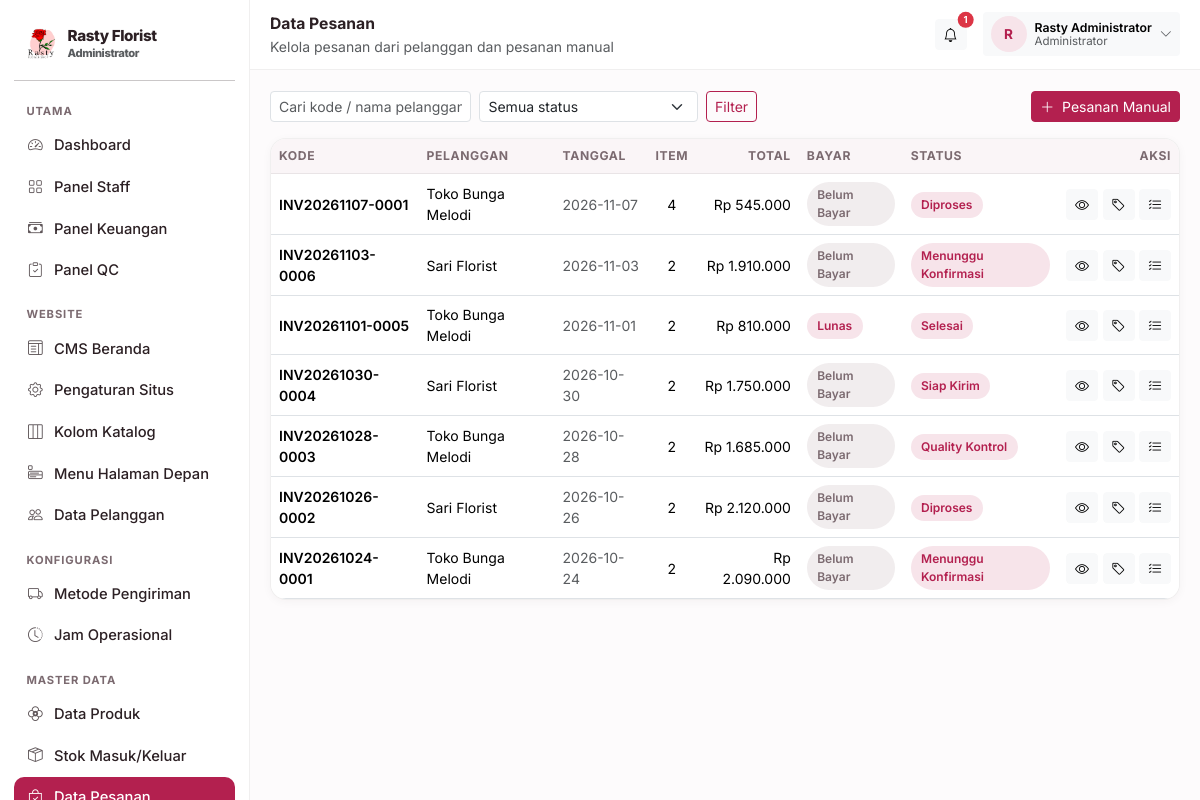
/staff/pesanan (signed in), run on the app's committed database.
### tables this page shows
CREATE TABLE settings (
    key TEXT PRIMARY KEY,
    value TEXT
);

CREATE TABLE users (
    id INTEGER PRIMARY KEY AUTOINCREMENT,
    username TEXT UNIQUE NOT NULL,
    password_hash TEXT NOT NULL,
    nama TEXT NOT NULL,
    role TEXT NOT NULL,
    telepon TEXT DEFAULT '',
    email TEXT DEFAULT '',
    alamat TEXT DEFAULT '',
    aktif INTEGER NOT NULL DEFAULT 1,
    created_at TEXT NOT NULL
);

CREATE TABLE orders (
    id INTEGER PRIMARY KEY AUTOINCREMENT,
    kode TEXT UNIQUE NOT NULL,
    user_id INTEGER,
    nama_pelanggan TEXT NOT NULL,
    telepon TEXT DEFAULT '',
    alamat TEXT DEFAULT '',
    catatan TEXT DEFAULT '',
    subtotal INTEGER NOT NULL DEFAULT 0,
    ongkir INTEGER NOT NULL DEFAULT 0,
    total INTEGER NOT NULL DEFAULT 0,
    metode_bayar TEXT DEFAULT 'Transfer Bank',
    status TEXT NOT NULL DEFAULT 'Menunggu Konfirmasi',
    status_bayar TEXT NOT NULL DEFAULT 'Belum Bayar',
    pengiriman TEXT DEFAULT 'Dikirim',
    dibuat_oleh INTEGER,
    created_at TEXT NOT NULL,
    updated_at TEXT NOT NULL
, kode_lacak TEXT DEFAULT '');

### blueprints/staff.py (the view, shortened to what this page needs)
@bp.route("/pesanan")
@helpers.feature_required("pesanan")
def orders():
    status = request.args.get("status", "")
    q = request.args.get("q", "").strip()
    sql = ("SELECT o.*, (SELECT COUNT(*) FROM order_items i WHERE i.order_id = o.id) AS jumlah_item"
           " FROM orders o WHERE 1=1")
    args = []
    if status:
        sql += " AND o.status = ?"
        args.append(status)
    if q:
        sql += " AND (o.kode LIKE ? OR o.nama_pelanggan LIKE ?)"
        args += ["%" + q + "%"] * 2
    sql += " ORDER BY o.id DESC"
    rows = database.query(sql, args)
    items = {}
    return render_template("staff/orders.html", rows=rows, status=status, q=q, items=items)

### blueprints/staff.py (called while the page is built)
@bp.before_request
def guard():
    user = helpers.current_user()
    if user is None:
        flash("Silakan masuk terlebih dahulu.", "warning")
        return redirect(url_for("auth.login", next=request.path))
    if user["role"] in STAFF_ROLES:
        return
    if user["role"] == "staff_keuangan" and request.endpoint \
            and request.endpoint.split(".")[-1] in KEUANGAN_ENDPOINTS:
        return
    abort(403)

### db.py (called while the page is built)
def invoice_logo_px(settings=None):
    ukuran = (settings or all_settings()).get("invoice_logo_ukuran", "sedang")
    for kunci, _label, px in INVOICE_LOGO_UKURAN:
        if kunci == ukuran:
            return px
    return 64

def katalog_dari(settings):
    return {key: settings.get(key, "1") == "1" for key, _label, _ket in KATALOG_SEKSI}

def pengiriman_metode(settings=None):
    data = settings or all_settings()
    aktif = [label for key, label, _ket in PENGIRIMAN_METODE
             if data.get(key, "1") == "1"]
    return aktif or [PENGIRIMAN_METODE[1][1]]

def jam_harian(settings=None):
    data = settings or all_settings()
    hasil = {}
    for key, _label in HARI:
        buka, tutup = JAM_BAWAAN[key]
        hasil[key] = (data.get("jam_buka_" + key, buka), data.get("jam_tutup_" + key, tutup))
    return hasil

def jam_dari(settings):
    return {key: (settings.get("jam_buka_" + key, JAM_BAWAAN[key][0]),
                  settings.get("jam_tutup_" + key, JAM_BAWAAN[key][1]))
            for key, _label in HARI}

def _jam_teks(nilai):
    return nilai.replace(":", ".")

def jam_daftar(settings=None):
    data = settings or all_settings()
    jam = jam_dari(data)
    rows = []
    for key, label in HARI:
        buka, tutup = jam[key]
        rows.append({
            "key": key,
            "label": label,
            "buka": buka,
            "tutup": tutup,
            "tutup_hari": buka == tutup or not buka or not tutup,
            "teks": "%s – %s WIB" % (_jam_teks(buka), _jam_teks(tutup)),
        })
    return rows

def jam_ringkas(settings=None):
    rows = jam_daftar(settings)
    grup = []
    for row in rows:
        nilai = "Tutup" if row["tutup_hari"] else row["teks"]
        if grup and grup[-1][1] == nilai:
            grup[-1][2] = row["label"]
        else:
            grup.append([row["label"], nilai, row["label"]])
    hasil = []
    for awal, nilai, akhir in grup:
        label = awal if awal == akhir else "%s – %s" % (awal, akhir)
        hasil.append((label, nilai))
    return hasil

### templates/staff/orders.html (shortened to what this page needs)
{% extends "panel_base.html" %}
{% block heading %}Data Pesanan{% endblock %}
{% block subheading %}Kelola pesanan dari pelanggan dan pesanan manual{% endblock %}
{% block content %}
{% set gudang = current_user.role == 'staff_gudang' %}
<div class="d-flex flex-wrap gap-2 justify-content-between mb-3">
  <form class="d-flex gap-2" method="get">
    <input name="q" class="form-control form-control-sm" placeholder="Cari kode / nama pelanggan" value="{{ q }}">
    <select name="status" class="form-select form-select-sm">
      <option value="">Semua status</option>
    </select>
    <button class="btn btn-sm btn-outline-rf">Filter</button>
  </form>
  {% if 'pesanan_baru' in features_aktif %}
  <a class="btn btn-primary btn-sm"
     href="{{ url_for('finance.new_order') if current_user.role == 'staff_keuangan' else url_for('staff.new_order') }}">
    <i class="bi bi-plus-lg me-1"></i> Pesanan Manual
  </a>
  {% endif %}
</div>
<div class="rf-card p-0 overflow-hidden">
  <div class="table-responsive rf-scroll-x">
    <table class="table table-rf align-middle mb-0">
      <thead>
        {% if gudang %}
        <tr><th>Kode</th><th>Pelanggan</th><th>Tanggal</th><th>Detail Produk</th><th>Status</th><th class="text-end">Aksi</th></tr>
        {% else %}
        <tr><th>Kode</th><th>Pelanggan</th><th>Tanggal</th><th class="text-center">Item</th>
        <th class="text-end">Total</th><th>Bayar</th><th>Status</th><th class="text-end">Aksi</th></tr>
        {% endif %}
      </thead>
      <tbody>
        {% for o in rows %}
        <tr>
          <td class="fw-semibold small">{{ o.kode }}</td>
          <td class="small">{{ o.nama_pelanggan }}</td>
          <td class="small text-muted">{{ o.created_at[:10] }}</td>
          {% if gudang %}
          <td class="small">
            {% for it in items.get(o.id, []) %}
            <div>{{ it.nama_produk }} <span class="text-muted">× {{ it.qty }}</span></div>
            {% else %}
            <span class="text-muted">—</span>
            {% endfor %}
          </td>
          {% else %}
          <td class="text-center small">{{ o.jumlah_item }}</td>
          <td class="text-end small">{{ rupiah(o.total) }}</td>
          <td><span class="rf-chip {{ 'gray' if o.status_bayar != 'Lunas' }}">{{ o.status_bayar }}</span></td>
          {% endif %}
          <td><span class="rf-chip">{{ o.status }}</span></td>
          <td class="text-end text-nowrap">
            <a class="btn btn-sm btn-light" href="{{ url_for('staff.order_detail', order_id=o.id) }}" title="Detail"><i class="bi bi-eye"></i></a>
            {% if 'label' in features_aktif %}
            <a class="btn btn-sm btn-light" href="{{ url_for('staff.order_label', order_id=o.id) }}" target="_blank" title="Cetak label"><i class="bi bi-tag"></i></a>
            {% endif %}
            {% if 'qc_list' in features_aktif %}
            <a class="btn btn-sm btn-light" href="{{ url_for('staff.order_qc_list', order_id=o.id) }}" target="_blank" title="Checklist QC"><i class="bi bi-list-check"></i></a>
            {% endif %}
          </td>
        </tr>
        {% else %}
        <tr><td colspan="{{ 6 if gudang else 8 }}"><div class="rf-empty">Tidak ada pesanan.</div></td></tr>
        {% endfor %}
      </tbody>
    </table>
  </div>
</div>
{% endblock %}

### templates/panel_base.html (shortened to what this page needs)
<!doctype html>
<html lang="id">
<head>
  <link href="https://cdn.jsdelivr.net/npm/bootstrap@5.3.3/dist/css/bootstrap.min.css" rel="stylesheet">
  <link href="https://cdn.jsdelivr.net/npm/bootstrap-icons@1.11.3/font/bootstrap-icons.min.css" rel="stylesheet">
</head>
<body>
<div class="rf-shell">
  <aside class="rf-sidebar" id="rfSidebar">
    <a href="{{ panel_url }}" class="d-flex align-items-center gap-2 rf-brand px-2 py-2 mb-2">
      {% if settings.logo %}
        <img src="{{ url_for('static', filename='uploads/' + settings.logo) }}" alt="Logo">
      {% else %}
        <span class="rf-brand-mark">R</span>
      {% endif %}
      <div>
        <div style="font-size:.95rem;line-height:1.1">{{ settings.nama_toko }}</div>
        <div class="small text-muted" style="font-size:.7rem">{{ ROLE_LABEL.get(current_user.role, '') }}</div>
      </div>
    </a>
    <hr class="my-2">
    <ul class="nav flex-column">
      {% for grup, item_menu in menu %}
        {% set visible = item_menu | selectattr('2', 'in', features_aktif) | list %}
        {% if visible %}
          <li class="rf-sidebar-head">{{ grup }}</li>
          {% for label, endpoint, fitur, ikon in visible %}
          <li class="nav-item">
            <a class="nav-link {% if request.endpoint == endpoint %}active{% endif %}" href="{{ url_for(endpoint) }}">
              <span class="rf-ico"><i class="bi bi-{{ ikon }}"></i></span>
              <span>{{ label }}</span>
            </a>
          </li>
          {% endfor %}
        {% endif %}
      {% endfor %}
    </ul>
  </aside>
  <div class="rf-main">
    <div class="rf-topbar">
      <div class="flex-grow-1">
        <div class="fw-bold" style="font-size:.98rem">{% block heading %}Panel{% endblock %}</div>
        <div class="small text-muted">{% block subheading %}{% endblock %}</div>
      </div>
      <a href="{{ notif_url or url_for('public.index') }}" class="btn btn-sm btn-light position-relative">
        <i class="bi bi-bell"></i>
        {% if unread %}<span class="position-absolute top-0 start-100 translate-middle badge rounded-pill bg-danger" style="font-size:.6rem">{{ unread }}</span>{% endif %}
      </a>
      <div class="dropdown">
        <button class="btn btn-sm btn-light d-flex align-items-center gap-2 border-0" type="button"
                data-bs-toggle="dropdown" data-bs-display="static" aria-expanded="false">
          <span class="rf-avatar">{{ current_user.nama[:1]|upper }}</span>
          <span class="d-none d-md-block small text-start" style="line-height:1.1">
            <span class="fw-semibold d-block">{{ current_user.nama }}</span>
            <span class="text-muted d-block" style="font-size:.72rem">{{ ROLE_LABEL.get(current_user.role, '') }}</span>
          </span>
          <i class="bi bi-chevron-down small text-muted"></i>
        </button>
      </div>
    </div>
    <div class="rf-content">
      {% block content %}{% endblock %}
    </div>
  </div>
</div>
</body>
</html>

### data on the page
settings: value (picture)
settings: nama_toko "Rasty Florist"
users: get "Administrator", nama "R", nama "Rasty Administrator"
orders: kode "INV20261107-0001", nama_pelanggan "Toko Bunga Melodi", created_at "2026-11-07", jumlah_item "4", total "Rp 545.000", status_bayar "Belum Bayar", status "Diproses"
orders: kode "INV20261103-0006", nama_pelanggan "Sari Florist", created_at "2026-11-03", jumlah_item "2", total "Rp 1.910.000", status_bayar "Belum Bayar", status "Menunggu Konfirmasi"
orders: kode "INV20261101-0005", nama_pelanggan "Toko Bunga Melodi", created_at "2026-11-01", jumlah_item "2", total "Rp 810.000", status_bayar "Lunas", status "Selesai"
orders: kode "INV20261030-0004", nama_pelanggan "Sari Florist", created_at "2026-10-30", jumlah_item "2", total "Rp 1.750.000", status_bayar "Belum Bayar", status "Siap Kirim"
orders: kode "INV20261028-0003", nama_pelanggan "Toko Bunga Melodi", created_at "2026-10-28", jumlah_item "2", total "Rp 1.685.000", status_bayar "Belum Bayar", status "Quality Kontrol"
orders: kode "INV20261026-0002", nama_pelanggan "Sari Florist", created_at "2026-10-26", jumlah_item "2", total "Rp 2.120.000", status_bayar "Belum Bayar", status "Diproses"
orders: kode "INV20261024-0001", nama_pelanggan "Toko Bunga Melodi", created_at "2026-10-24", jumlah_item "2", total "Rp 2.090.000", status_bayar "Belum Bayar", status "Menunggu Konfirmasi"

### other printed values
{{ grup }} "UTAMA" "WEBSITE" "KONFIGURASI" "MASTER DATA"
{{ label }} "Dashboard" "Panel Staff" "Panel Keuangan" "Panel QC" "CMS Beranda" "Pengaturan Situs" "Kolom Katalog" "Menu Halaman Depan" "Data Pelanggan" "Metode Pengiriman" "Jam Operasional" "Data Produk" "Stok Masuk/Keluar"
{{ unread }} "1"
